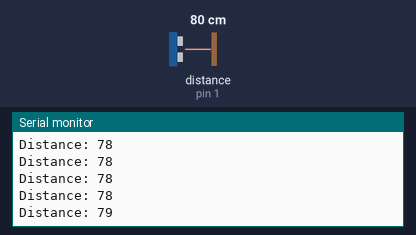
Recording of a sketch running on a simulated Arduino Uno, built with avr-gcc and run on an emulated ATmega328P. Parts: the last lines printed to the serial monitor. Wiring (inferred from the names in the program): ultrasonic range finder: trigger pin 2; echo pin 1. Inputs (shaded band) come from the test bench; at power-on: distance to the obstacle (sensor on pin 1) 80 cm. The echo pulse lasts 58.3 µs per cm.

Above: at 1.8 s.
1.9 s: distance to the obstacle (sensor on pin 1) set to 250 cm
At 4.04 s:
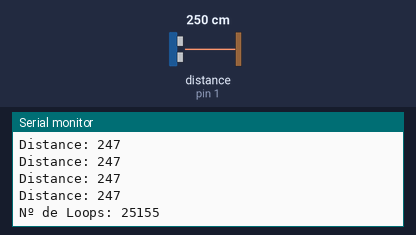
4.9 s: distance to the obstacle (sensor on pin 1) set to 2 cm
At 4.9 s:
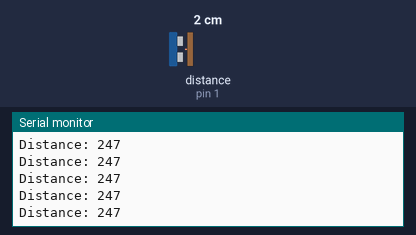
Timing chart, 0 to 7.9 s (numbered marks = the images above; inputs shaded):
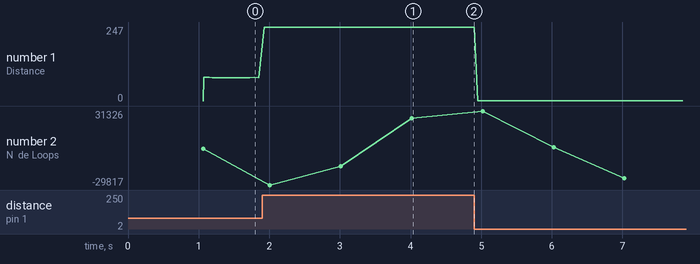

The sketch:

TrabalhoFinal_Without_Interrupts.ino
```cpp
// *** Definição dos pinos e variaveis ***//
#define Trigger_Pin 2  // Pino para o trigger
#define Echo_Pin 1      //Pino para o echo
#define Frequency 1000/15  // Definir quantas vezes por segundo é lido o sonar
#define Loop_Freq 1000    //  Definir quantos loops foram feitos em 1 segundo

unsigned long dist;     // Variavel para a distancia
unsigned long current_time; //variavel para ler o tempo actual
unsigned long start_time;   //variavel para ler o tempo inicial para a leitura do sonar
unsigned long s_loop_time;  //variavel para ler o tempo inicial para a leitura do loop
int count;    // contador para contar quantos loop foram feitos durante 1 segundo


void setup() {

  Serial.begin(115200);  //iniciar a porta serie a 115200 bps
  pinMode(Trigger_Pin, OUTPUT);  // definir o pino do trigger como OUTPUT
  pinMode(Echo_Pin, INPUT);     // definir o pino do echo como INPUT
  start_time=millis();    // ler o tempo inicial para o sonar
  s_loop_time=millis();  // ler o tempo inicial para o loop
  count=0;    //iniciar o contador a zero
  digitalWrite(Trigger_Pin,LOW);  // escrever o valor LOW no pino do trigger

}

void loop() {
  current_time=millis();  // ler o tempo actual
  if(current_time - start_time >= Frequency){     // condição de leitura do sonar
                                                  //verificar se o tempo actual - o tempo inicial sao maiores ou iguais que 1000/15
    dist=getDistance();           // ler a distancia chamando a função getDistance()
    Serial.print("Distance: ");
    Serial.println(dist);         // Escrever no computador o valor da distancia e efetua mudança de linha
    start_time+=Frequency;        // atualiza o tempo inicial para o sonar
  }
  count++;  // incremetar o contador do loop

  current_time=millis();    // ler o tempo actual
  if(current_time - s_loop_time >=Loop_Freq){  // condição de escrita do contador do loop
                                                 //verificar se o tempo actual - o tempo inicial sao maiores ou iguais que 1000
    Serial.print("Nº de Loops: ");
    Serial.println(count);        // Escrever no computador o valor da contador e efetua mudança de linha
    s_loop_time+=Loop_Freq;       // atualizar o tempo inicial para o loop
    count=0;      //atualiza o valor do contador para zero
  }
}

// Funçao para enviar sinal do trigger ,ler o tempo de retorno do echo e calcular a distancia
int getDistance(){

    digitalWrite(Trigger_Pin,LOW);     // escrever o valor LOW no pino do trigger
    int distance=pulseIn(Echo_Pin,HIGH)*0.017; //ler o tempo de retorno do echo medido para isso o tempo que
                                                //ele se encontra a HIGH e multiplicar por metade da velocidade do som em cm
    digitalWrite(Trigger_Pin,HIGH);   // escrever o valor HIGH no pino do trigger
  	return distance;	    // retorna o valor da distancia
}
```

Measured:
- after the input at 1.9 s, the serial monitor: prints a new line at once (image 1)
- plotted number 1: 78 → 247 after the input at 1.9 s, 247 → 1 after the input at 4.9 s
- plotted number 2: 31 → 25155 after the input at 1.9 s, 25155 → 19931 after the input at 4.9 s
